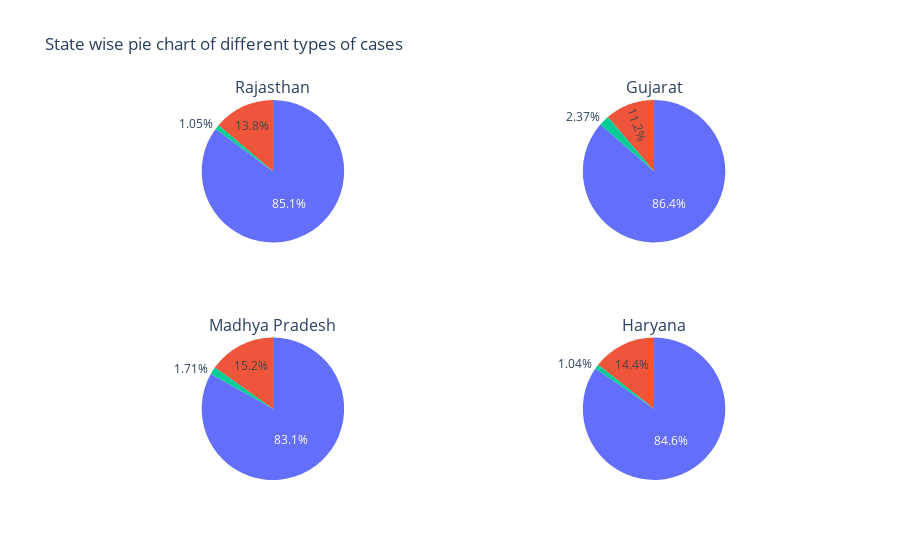

Notebook source saved alongside this figure:
### Code cell
specs = [[{'type':'domain'}, {'type':'domain'}],[{'type':'domain'}, {'type':'domain'}]]
fig = make_subplots(rows=2, cols=2, specs=specs, subplot_titles=["Rajasthan","Gujarat","Madhya Pradesh","Haryana"])

#Rajasthan
rj_active = statecases['Active Cases'].iloc[12]
rj_cured = statecases['Cured/Discharged'].iloc[12]
rj_death = statecases['Death'].iloc[12]

labels=['Active Cases','Cured/Discharged','Death']
values_rj=[rj_active,rj_cured,rj_death]
fig.add_trace(go.Pie(labels=labels, values=values_rj), 1, 1)

#Gujarat
guj_active = statecases['Active Cases'].iloc[13]
guj_cured = statecases['Cured/Discharged'].iloc[13]
guj_death = statecases['Death'].iloc[13]

labels=['Active Cases','Cured/Discharged','Death']
values_guj=[guj_active,guj_cured,guj_death]
fig.add_trace(go.Pie(labels=labels, values=values_guj), 1, 2)

#Madhya Pradesh
mp_active = statecases['Active Cases'].iloc[14]
mp_cured = statecases['Cured/Discharged'].iloc[14]
mp_death = statecases['Death'].iloc[14]

labels=['Active Cases','Cured/Discharged','Death']
values_mp=[mp_active,mp_cured,mp_death]
fig.add_trace(go.Pie(labels=labels, values=values_mp), 2, 1)

#Haryana
hy_active = statecases['Active Cases'].iloc[15]
hy_cured = statecases['Cured/Discharged'].iloc[15]
hy_death = statecases['Death'].iloc[15]

labels=['Active Cases','Cured/Discharged','Death']
values_hy=[hy_active,hy_cured,hy_death]
fig.add_trace(go.Pie(labels=labels, values=values_hy), 2, 2)

fig.update(layout_title_text='State wise pie chart of different types of cases',layout_showlegend=False)
fig = go.Figure(fig)
fig.show()

### Figure 1 — Plotly figure (JSON) as saved in the notebook; plotly's stock layout.template omitted (floating-point values rounded to 4 significant figures)
{"data": [{"domain": {"x": [0, 0.45], "y": [0.625, 1]}, "labels": ["Active Cases", "Cured/Discharged", "Death"], "type": "pie", "values": [21398, 131766, 1621]}, {"domain": {"x": [0.55, 1], "y": [0.625, 1]}, "labels": ["Active Cases", "Cured/Discharged", "Death"], "type": "pie", "values": [16809, 129304, 3547]}, {"domain": {"x": [0, 0.45], "y": [0, 0.375]}, "labels": ["Active Cases", "Cured/Discharged", "Death"], "type": "pie", "values": [22812, 124887, 2574]}, {"domain": {"x": [0.55, 1], "y": [0, 0.375]}, "labels": ["Active Cases", "Cured/Discharged", "Death"], "type": "pie", "values": [21682, 127540, 1562]}], "layout": {"annotations": [{"font": {"size": 16}, "showarrow": false, "text": "Rajasthan", "x": 0.225, "xanchor": "center", "xref": "paper", "y": 1, "yanchor": "bottom", "yref": "paper"}, {"font": {"size": 16}, "showarrow": false, "text": "Gujarat", "x": 0.775, "xanchor": "center", "xref": "paper", "y": 1, "yanchor": "bottom", "yref": "paper"}, {"font": {"size": 16}, "showarrow": false, "text": "Madhya Pradesh", "x": 0.225, "xanchor": "center", "xref": "paper", "y": 0.375, "yanchor": "bottom", "yref": "paper"}, {"font": {"size": 16}, "showarrow": false, "text": "Haryana", "x": 0.775, "xanchor": "center", "xref": "paper", "y": 0.375, "yanchor": "bottom", "yref": "paper"}], "showlegend": false, "title": {"text": "State wise pie chart of different types of cases"}}}
